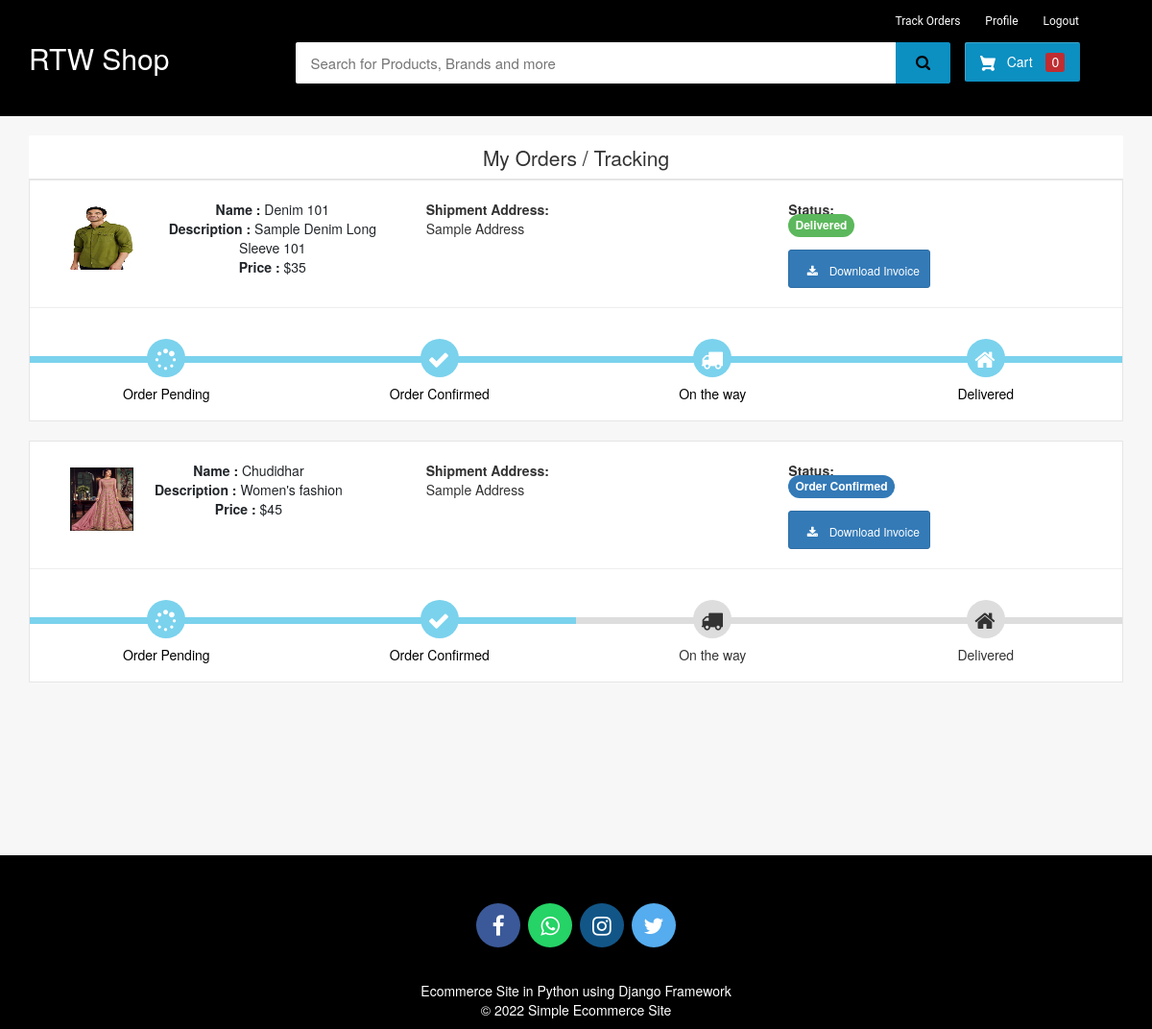
The app's page /my-order (signed in) with its own data.
### ecom/models.py (models this page shows, shortened)
class Product(models.Model):
    name=models.CharField(max_length=40)
    product_image= models.ImageField(upload_to='product_image/',null=True,blank=True)
    price = models.PositiveIntegerField()
    description=models.CharField(max_length=40)

class Orders(models.Model):
    STATUS =(
        ('Pending','Pending'),
        ('Order Confirmed','Order Confirmed'),
        ('Out for Delivery','Out for Delivery'),
        ('Delivered','Delivered'),
    )
    customer=models.ForeignKey('Customer', on_delete=models.CASCADE,null=True)
    product=models.ForeignKey('Product',on_delete=models.CASCADE,null=True)
    email = models.CharField(max_length=50,null=True)
    address = models.CharField(max_length=500,null=True)
    mobile = models.CharField(max_length=20,null=True)
    order_date= models.DateField(auto_now_add=True,null=True)
    status=models.CharField(max_length=50,null=True,choices=STATUS)

### ecom/views.py (the view)
# urls.py: path('my-order', views.my_order_view,name='my-order'),
@login_required(login_url='customerlogin')
@user_passes_test(is_customer)
def my_order_view(request):
    customer=models.Customer.objects.get(user_id=request.user.id)
    orders=models.Orders.objects.all().filter(customer_id = customer)
    ordered_products=[]
    for order in orders:
        ordered_product=models.Product.objects.all().filter(id=order.product.id)
        ordered_products.append(ordered_product)
    return render(request,'ecom/my_order.html',{'data':zip(ordered_products,orders)})

### ecom/views.py (called while the page is built)
def is_customer(user):
    return user.groups.filter(name='CUSTOMER').exists()

### templates/ecom/my_order.html (shortened to what this page needs)
{% extends 'ecom/customer_base.html' %} {% load static %} {% block content %}
<br>
<div class="container">
    <header class="card-header" style="text-align:center; font-size: 21px"> My Orders / Tracking </header>
    {% for products,order in data %}
    <article class="card">
        <div class="card-body">
            <ul class="row" style="margin-left:20px;margin-top:20px;">
                <li class="col-md-4">
                    <figure class="itemside mb-3">
                        {%for product in products%}
                        <div class="aside"><img src="{% static product.product_image.url %}" class="img-sm border"></div>
                        <figcaption class="info align-self-center">
                            <p class="title"><strong>Name : </strong>{{product.name}} <br> <strong>Description : </strong>{{product.description}} <br> <strong>Price : </strong>${{product.price}}</p>
                        </figcaption>
                    </figure>
                </li>
                <li class="col-md-4">
                    <div class="col"> <strong>Shipment Address:</strong> <br> {{order.address}}</div>
                </li>
                <li class="col-md-4">
                    <div class="col"> <strong>Status:</strong> <br> {% if order.status == 'Pending'%}
                        <td> <span class="label label-info" style="font-size: 12px; border-radius: 30px;">{{order.status}}</span></td>
                        {% elif order.status == 'Delivered' %}
                        <td> <span class="label label-success" style="font-size: 12px; border-radius: 30px;">{{order.status}}</span></td>
                        {% elif order.status == 'Out for Delivery' %}
                        <td> <span class="label label-default" style="font-size: 12px; border-radius: 30px;">{{order.status}}</span></td>
                        {%else%}
                        <td> <span class="label label-primary" style="font-size: 12px; border-radius: 30px;">{{order.status}}</span></td>
                        {%endif%}
                    </div> <br>
                    <a class="btn btn-primary btn-sm rounded-0" style="text-decoration:none;" href="{% url 'download-invoice' order.id product.id  %}" target="_blank"><i class="fa fa-download " style="font-size: 12px;height:auto"></i> Download Invoice</a>
                </li>
                {%endfor%}
            </ul>
            <hr>
            <div class="track">
                {%if order.status == 'Pending' %}
                <div class="step active"> <span class="icon"> <i style="padding-top:.2em; padding-right:.5em;" class="fa fa-spinner"></i> </span> <span class="text">Order Pending</span> </div>
                <div class="step "> <span class="icon"> <i style="padding-top:.2em; padding-right:.5em;" class="fa fa-check"></i> </span> <span class="text"> Order Confirmed</span> </div>
                <div class="step "> <span class="icon"> <i style="padding-top:.2em; padding-right:.5em;" class="fa fa-truck"></i> </span> <span class="text"> On the way </span> </div>
                <div class="step "> <span class="icon"> <i style="padding-top:.2em; padding-right:.5em;" class="fa fa-home"></i> </span> <span class="text">Delivered</span> </div>
                {%elif order.status == 'Order Confirmed' %}
                <div class="step active"> <span class="icon"> <i style="padding-top:.2em; padding-right:.5em;" class="fa fa-spinner"></i> </span> <span class="text">Order Pending</span> </div>
                <div class="step active"> <span class="icon"> <i style="padding-top:.2em; padding-right:.5em;" class="fa fa-check"></i> </span> <span class="text"> Order Confirmed</span> </div>
                <div class="step "> <span class="icon"> <i style="padding-top:.2em; padding-right:.5em;" class="fa fa-truck"></i> </span> <span class="text"> On the way </span> </div>
                <div class="step "> <span class="icon"> <i style="padding-top:.2em; padding-right:.5em;" class="fa fa-home"></i> </span> <span class="text">Delivered</span> </div>
                {%else%}
                <div class="step active"> <span class="icon"> <i style="padding-top:.2em; padding-right:.5em;" class="fa fa-spinner"></i> </span> <span class="text">Order Pending</span> </div>
                <div class="step active"> <span class="icon"> <i style="padding-top:.2em; padding-right:.5em;" class="fa fa-check"></i> </span> <span class="text"> Order Confirmed</span> </div>
                <div class="step active"> <span class="icon"> <i style="padding-top:.2em; padding-right:.5em;" class="fa fa-truck"></i> </span> <span class="text"> On the way </span> </div>
                <div class="step active"> <span class="icon"> <i style="padding-top:.2em; padding-right:.5em;" class="fa fa-home"></i> </span> <span class="text">Delivered</span> </div>
                {%endif%}
            </div>
        </div>
    </article><br> {%endfor%}
</div>
<br><br><br><br><br> {% endblock content %}

### templates/ecom/customer_base.html (style rules this page uses)
body { background-color: #f7f7f7; }
.fa { font-size: 23px; width: 2em; height: 2em; text-align: center; text-decoration: none; margin: 5px 2px; border-radius: 50%; padding-top: 0.5em; }
p { text-align: center; }

### templates/ecom/my_order.html (style rules this page uses)
body { background-color: #f7f7f7; }
.container { margin-top: 0px; margin-bottom: 0px }
.card { position: relative; display: -webkit-box; display: -ms-flexbox; display: flex; -webkit-box-orient: vertical; -webkit-box-direction: normal; -ms-flex-direction: column; flex-direction: column; min-width: 0; word-wrap: break-word; background-color: #fff; background-clip: border-box; border: 1px solid rgba(0, 0, 0, 0.1); border-radius: 0.10rem }
.card-header:first-child { border-radius: calc(0.37rem - 1px) calc(0.37rem - 1px) 0 0 }
.card-header { padding: 0.75rem 1.25rem; margin-bottom: 0; background-color: #fff; border-bottom: 1px solid rgba(0, 0, 0, 0.1) }
.track { position: relative; background-color: #ddd; height: 7px; display: -webkit-box; display: -ms-flexbox; display: flex; margin-bottom: 60px; margin-top: 50px }
.track .step { -webkit-box-flex: 1; -ms-flex-positive: 1; flex-grow: 1; width: 25%; margin-top: -18px; text-align: center; position: relative }
.track .step.active:before { background: #7ad2ed }
.track .step::before { height: 7px; position: absolute; content: ""; width: 100%; left: 0; top: 18px }
.track .step.active .icon { background: #7ad2ed; color: #fff }
.track .icon { display: inline-block; width: 40px; height: 40px; line-height: 40px; position: relative; border-radius: 100%; background: #ddd }
.track .step.active .text { font-weight: 400; color: #000 }
.track .text { display: block; margin-top: 7px }
.itemside { position: relative; display: -webkit-box; display: -ms-flexbox; display: flex; width: 100% }
.itemside .aside { position: relative; -ms-flex-negative: 0; flex-shrink: 0 }
.img-sm { width: 80px; height: 80px; padding: 7px }
ul.row, ul.row-sm { list-style: none; padding: 0 }
.itemside .info { padding-left: 15px; padding-right: 7px }
.itemside .title { display: block; margin-bottom: 5px; color: #212529 }
p { margin-top: 0; margin-bottom: 1rem }

### records on screen
Orders: address "Sample Address", status "Delivered", shows "Order Pending"
Product: product_image (picture), name "Denim 101", description "Sample Denim Long Sleeve 101", price "35"
Orders: address "Sample Address", status "Order Confirmed", shows "Order Pending"
Product: product_image (picture), name "Chudidhar", description "Women's fashion", price "45"
